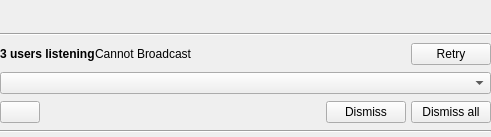
<?xml version="1.0" encoding="UTF-8"?>
<ui version="4.0">
 <class>GUI_Broadcast</class>
 <widget class="QWidget" name="GUI_Broadcast">
  <property name="geometry">
   <rect>
    <x>0</x>
    <y>0</y>
    <width>491</width>
    <height>137</height>
   </rect>
  </property>
  <property name="minimumSize">
   <size>
    <width>0</width>
    <height>137</height>
   </size>
  </property>
  <property name="maximumSize">
   <size>
    <width>16777215</width>
    <height>500</height>
   </size>
  </property>
  <property name="windowTitle">
   <string/>
  </property>
  <layout class="QGridLayout" name="gridLayout">
   <property name="leftMargin">
    <number>0</number>
   </property>
   <property name="topMargin">
    <number>0</number>
   </property>
   <property name="rightMargin">
    <number>0</number>
   </property>
   <property name="bottomMargin">
    <number>0</number>
   </property>
   <property name="verticalSpacing">
    <number>5</number>
   </property>
   <item row="2" column="0" colspan="2">
    <layout class="QHBoxLayout" name="horizontalLayout_2">
     <item>
      <widget class="QLabel" name="lab_status">
       <property name="font">
        <font>
         <weight>75</weight>
         <bold>true</bold>
        </font>
       </property>
       <property name="focusPolicy">
        <enum>Qt::ClickFocus</enum>
       </property>
       <property name="lineWidth">
        <number>0</number>
       </property>
       <property name="text">
        <string>3 users listening</string>
       </property>
      </widget>
     </item>
     <item>
      <widget class="QLabel" name="lab_error">
       <property name="sizePolicy">
        <sizepolicy hsizetype="MinimumExpanding" vsizetype="Preferred">
         <horstretch>0</horstretch>
         <verstretch>0</verstretch>
        </sizepolicy>
       </property>
       <property name="text">
        <string>Cannot Broadcast</string>
       </property>
      </widget>
     </item>
     <item>
      <widget class="QPushButton" name="btn_retry">
       <property name="text">
        <string>Retry</string>
       </property>
       <property name="icon">
        <iconset resource="../../Resources/Icons.qrc">
         <normaloff>:/Icons/undo.svg.png</normaloff>:/Icons/undo.svg.png</iconset>
       </property>
       <property name="iconSize">
        <size>
         <width>16</width>
         <height>16</height>
        </size>
       </property>
      </widget>
     </item>
    </layout>
   </item>
   <item row="3" column="0" colspan="2">
    <widget class="QComboBox" name="combo_clients">
     <property name="focusPolicy">
      <enum>Qt::ClickFocus</enum>
     </property>
    </widget>
   </item>
   <item row="0" column="0" colspan="2">
    <layout class="QHBoxLayout" name="horizontalLayout">
     <property name="spacing">
      <number>6</number>
     </property>
     <item>
      <widget class="QLabel" name="lab_title">
       <property name="font">
        <font>
         <pointsize>11</pointsize>
         <weight>75</weight>
         <bold>true</bold>
        </font>
       </property>
       <property name="focusPolicy">
        <enum>Qt::ClickFocus</enum>
       </property>
       <property name="text">
        <string/>
       </property>
      </widget>
     </item>
     <item>
      <widget class="QPushButton" name="btn_close">
       <property name="sizePolicy">
        <sizepolicy hsizetype="MinimumExpanding" vsizetype="MinimumExpanding">
         <horstretch>0</horstretch>
         <verstretch>0</verstretch>
        </sizepolicy>
       </property>
       <property name="minimumSize">
        <size>
         <width>24</width>
         <height>24</height>
        </size>
       </property>
       <property name="maximumSize">
        <size>
         <width>24</width>
         <height>24</height>
        </size>
       </property>
       <property name="focusPolicy">
        <enum>Qt::ClickFocus</enum>
       </property>
       <property name="text">
        <string notr="true"/>
       </property>
       <property name="iconSize">
        <size>
         <width>16</width>
         <height>16</height>
        </size>
       </property>
       <property name="flat">
        <bool>true</bool>
       </property>
      </widget>
     </item>
    </layout>
   </item>
   <item row="1" column="0" colspan="2">
    <widget class="Line" name="line_3">
     <property name="orientation">
      <enum>Qt::Horizontal</enum>
     </property>
    </widget>
   </item>
   <item row="6" column="0" colspan="2">
    <widget class="Line" name="line_2">
     <property name="font">
      <font>
       <pointsize>9</pointsize>
      </font>
     </property>
     <property name="focusPolicy">
      <enum>Qt::ClickFocus</enum>
     </property>
     <property name="orientation">
      <enum>Qt::Horizontal</enum>
     </property>
    </widget>
   </item>
   <item row="4" column="0" colspan="2">
    <layout class="QHBoxLayout" name="horizontalLayout_3">
     <property name="spacing">
      <number>5</number>
     </property>
     <item>
      <widget class="QPushButton" name="btn_options">
       <property name="text">
        <string/>
       </property>
       <property name="icon">
        <iconset resource="../../Resources/Icons.qrc">
         <normaloff>:/Icons/tool.svg.png</normaloff>:/Icons/tool.svg.png</iconset>
       </property>
       <property name="iconSize">
        <size>
         <width>18</width>
         <height>18</height>
        </size>
       </property>
      </widget>
     </item>
     <item>
      <spacer name="horizontalSpacer_2">
       <property name="orientation">
        <enum>Qt::Horizontal</enum>
       </property>
       <property name="sizeHint" stdset="0">
        <size>
         <width>40</width>
         <height>20</height>
        </size>
       </property>
      </spacer>
     </item>
     <item>
      <widget class="QPushButton" name="btn_dismiss">
       <property name="focusPolicy">
        <enum>Qt::ClickFocus</enum>
       </property>
       <property name="text">
        <string>Dismiss</string>
       </property>
       <property name="icon">
        <iconset resource="../../Resources/Icons.qrc">
         <normaloff>:/Icons/delete.svg.png</normaloff>:/Icons/delete.svg.png</iconset>
       </property>
       <property name="iconSize">
        <size>
         <width>16</width>
         <height>16</height>
        </size>
       </property>
      </widget>
     </item>
     <item>
      <widget class="QPushButton" name="btn_dismiss_all">
       <property name="focusPolicy">
        <enum>Qt::ClickFocus</enum>
       </property>
       <property name="text">
        <string>Dismiss all</string>
       </property>
       <property name="icon">
        <iconset resource="../../Resources/Icons.qrc">
         <normaloff>:/Icons/delete.svg.png</normaloff>:/Icons/delete.svg.png</iconset>
       </property>
       <property name="iconSize">
        <size>
         <width>16</width>
         <height>16</height>
        </size>
       </property>
      </widget>
     </item>
    </layout>
   </item>
  </layout>
 </widget>
 <resources>
  <include location="../../Resources/Icons.qrc"/>
 </resources>
 <connections>
  <connection>
   <sender>btn_close</sender>
   <signal>clicked()</signal>
   <receiver>GUI_Broadcast</receiver>
   <slot>close()</slot>
   <hints>
    <hint type="sourcelabel">
     <x>332</x>
     <y>30</y>
    </hint>
    <hint type="destinationlabel">
     <x>175</x>
     <y>66</y>
    </hint>
   </hints>
  </connection>
 </connections>
</ui>
